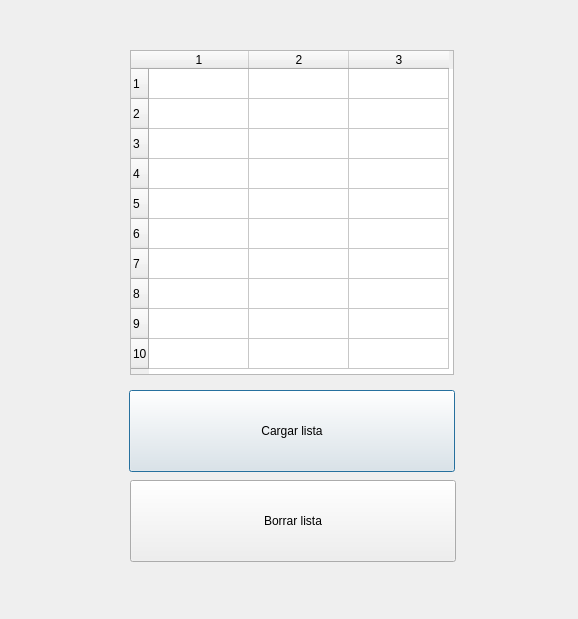
<?xml version="1.0" encoding="UTF-8"?>
<ui version="4.0">
 <class>Dialog</class>
 <widget class="QDialog" name="Dialog">
  <property name="geometry">
   <rect>
    <x>0</x>
    <y>0</y>
    <width>578</width>
    <height>619</height>
   </rect>
  </property>
  <property name="windowTitle">
   <string>Dialog</string>
  </property>
  <widget class="QTableWidget" name="tabla">
   <property name="geometry">
    <rect>
     <x>130</x>
     <y>50</y>
     <width>324</width>
     <height>325</height>
    </rect>
   </property>
   <property name="rowCount">
    <number>10</number>
   </property>
   <property name="columnCount">
    <number>3</number>
   </property>
   <attribute name="horizontalHeaderVisible">
    <bool>true</bool>
   </attribute>
   <row/>
   <row/>
   <row/>
   <row/>
   <row/>
   <row/>
   <row/>
   <row/>
   <row/>
   <row/>
   <column/>
   <column/>
   <column/>
   <item row="0" column="0">
    <property name="text">
     <string/>
    </property>
   </item>
   <item row="0" column="1">
    <property name="text">
     <string/>
    </property>
   </item>
  </widget>
  <widget class="QPushButton" name="boton_cargar">
   <property name="geometry">
    <rect>
     <x>129</x>
     <y>390</y>
     <width>326</width>
     <height>82</height>
    </rect>
   </property>
   <property name="text">
    <string>Cargar lista</string>
   </property>
  </widget>
  <widget class="QPushButton" name="boton_borrar">
   <property name="geometry">
    <rect>
     <x>130</x>
     <y>480</y>
     <width>326</width>
     <height>82</height>
    </rect>
   </property>
   <property name="text">
    <string>Borrar lista</string>
   </property>
  </widget>
 </widget>
 <resources/>
 <connections/>
</ui>
